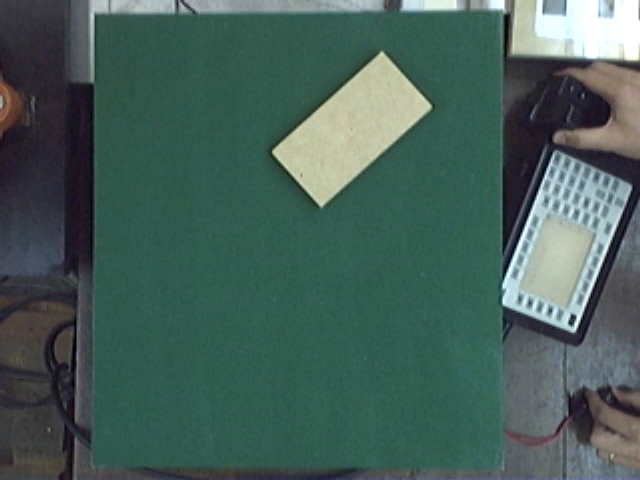
#> input picture B2-Computer_Vision_1/Clase1/imgBloque1.bmp, 640 x 480 px
$ jupyter execute 03.Mas_sobre_imagenes.ipynb
#> lines starting #> are read from the running program, lines starting #| are printed output that depends on the picture; after the words box and inside, x2 and y2 are one past the last pixel; in counts of white or black regions, pixels touching at a corner belong together
# Acceso a los datos de la imagen

[cell 1]
#Si queremos que las imágenes sean mostradas en una ventana emergente quitar el inline
#%matplotlib

# OpenCV-Python utiliza NumPy para el manejo de imágenes
import numpy as np
# cv2 es el módulo python para acceder a OpenCV
import cv2 as cv
# Usamos las poderosas herramientas de graficación de matplotlib para mostrar imágenes, perfiles, histogramas, etc
import matplotlib.pyplot as plt

[cell 2]
img = cv.imread('imgBloque1.bmp')
#> img is the input picture: shape (480, 640, 3); mean B, G, R 89.6, 96.3, 70.9

# Muestro información de la imagen cargada
print('Estructura de la imagen: {}'.format(img.shape))
#| Estructura de la imagen: (480, 640, 3)
print('Cantidad total de pixeles: {}'.format(img.size))
#| Cantidad total de pixeles: 921600
print('Tipo de dato de cada pixel: {}'.format(img.dtype))
#| Tipo de dato de cada pixel: uint8

if len(img.shape)==3:
    print('Imagen COLOR')
else:
    print('Imagen BW')

[cell 3]
u = 150
v = 300
pix = img[u,v,:]
#> pix = [160, 192, 192]

print('Color del pixel [{},{}] = {}'.format(u,v,pix))
#| Color del pixel [150,300] = [160 192 192]

img[u,v,0] = 0
#> img: shape (480, 640, 3); under 0.01% of pixels changed, all inside (x1, y1, x2, y2) = (300, 150, 301, 151)
print('Luego de cambiar el azul a 0 = {}'.format(pix))
#| Luego de cambiar el azul a 0 = [  0 192 192]

[cell 4]
# Los arreglos de Numpy no están optimizados para ser accedido por elemento
# Se comportan mejor si se toman slices

# Para cambiar el valor de un elemento usar .itemset
img.itemset((u,v,0),255)
#> img: shape (480, 640, 3); mean B, G, R 89.6, 96.3, 70.9

# Para acceder a los elementos de una mejor forma usar .item
pix = img.item(u,v,0)
#> pix = 255
print('Accediendo con .item = {}'.format(pix))
#| Accediendo con .item = 255

[cell 5]
# ROI = region de interes

img_roi = img[20:450,100:500,:]
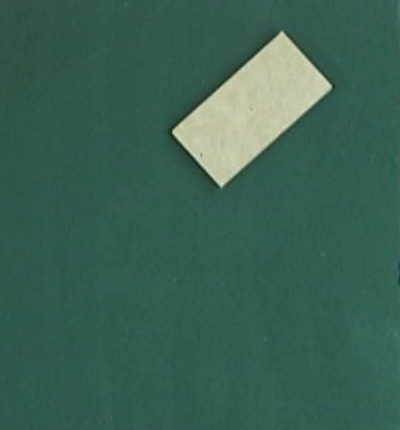
#> img_roi: shape (430, 400, 3); mean B, G, R 84.8, 98.5, 58.8

# Modifiquemos la imagen de la zona de interés
cv.circle(img_roi,(250,100),10,(0,0,255),1,cv.LINE_AA)
#> img_roi: shape (430, 400, 3); 0.1% of pixels changed, all inside (x1, y1, x2, y2) = (239, 89, 262, 112)
plt.figure(1)
plt.imshow(img_roi[:,:,::-1])
plt.title('Modificacion sobre la ROI')

# Qué habrá pasado con la imagen original ??
plt.figure(2)
plt.imshow(img[:,:,::-1])
plt.title('Figura original')
plt.show()

La imagen original tambien se modifica, la ROI hace referencial al espacio de memoria de la imagen original modificandola cuando trabajo sobre ella

[cell 6]
# Padding
# Es un recuadro que agregamos a la imagen. Resulta útil para filtrar
a = 40
img1 = cv.cvtColor(img,cv.COLOR_BGR2GRAY)
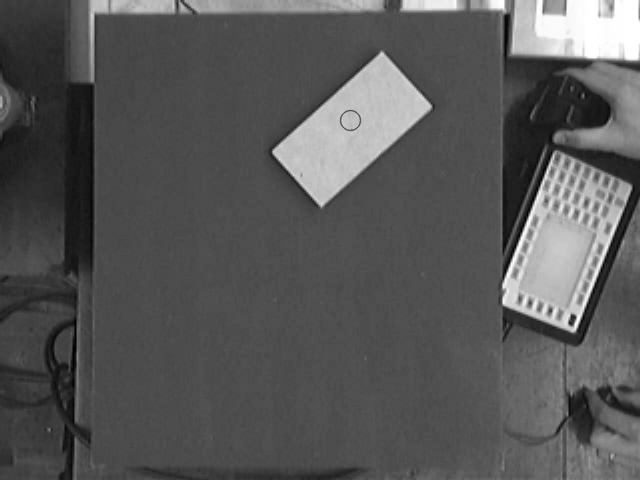
#> img1: shape (480, 640); min 0, max 255, mean 87.8
#> img: shape (480, 640, 3); mean B, G, R 89.6, 96.2, 71
replicate = cv.copyMakeBorder(img1,a,a,a,a,cv.BORDER_REPLICATE)
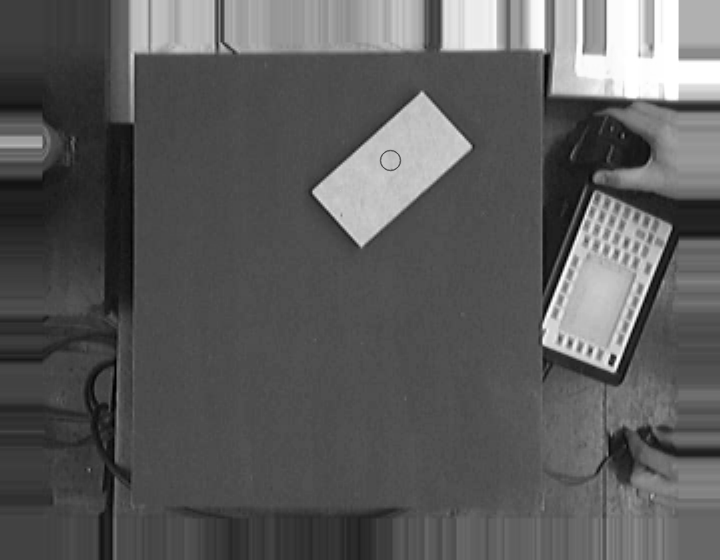
#> replicate: shape (560, 720); min 0, max 255, mean 91.9
reflect = cv.copyMakeBorder(img1,a,a,a,a,cv.BORDER_REFLECT)
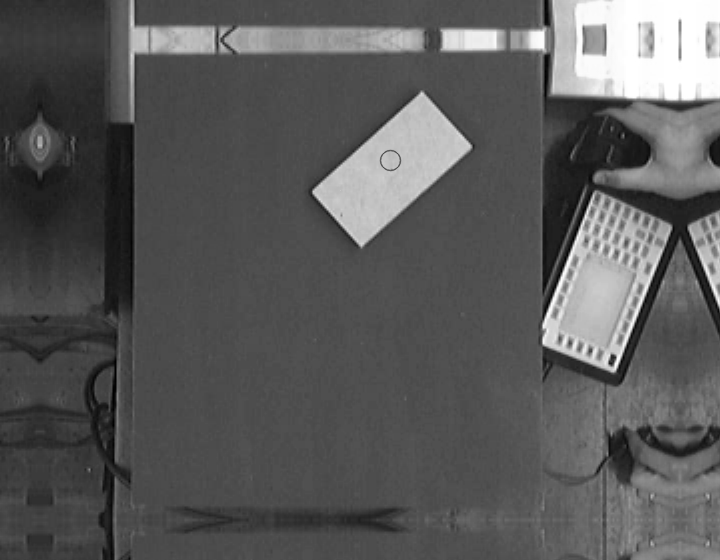
#> reflect: shape (560, 720); min 0, max 255, mean 89.9
reflect101 = cv.copyMakeBorder(img1,a,a,a,a,cv.BORDER_REFLECT_101)
wrap = cv.copyMakeBorder(img1,a,a,a,a,cv.BORDER_WRAP)
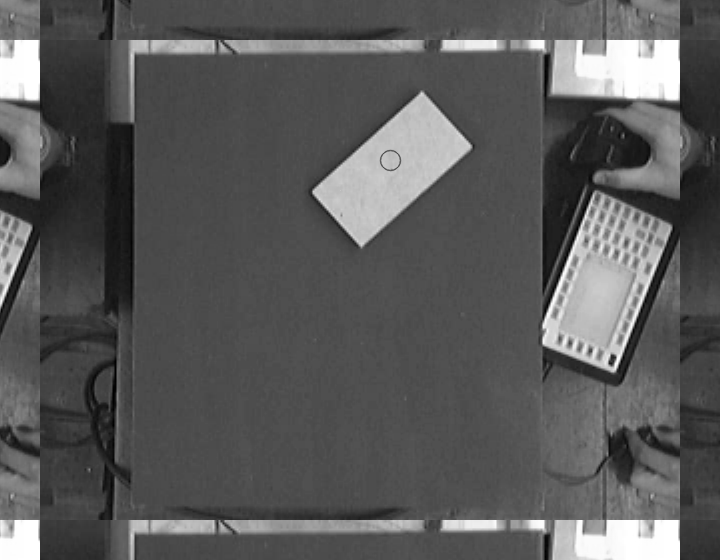
#> wrap: shape (560, 720); min 0, max 255, mean 89.9
constant= cv.copyMakeBorder(img1,a,a,a,a,cv.BORDER_CONSTANT,value=255)
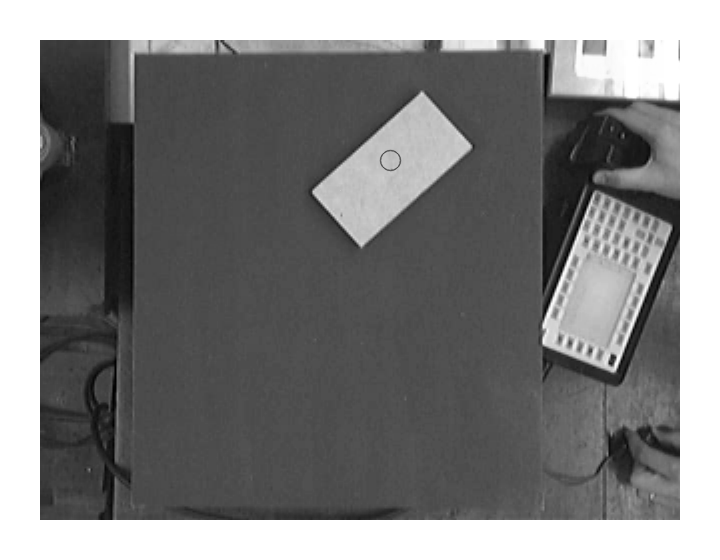
#> constant: shape (560, 720); min 0, max 255, mean 127.6

print('Tamaño de las imagenes con borde {}'.format(replicate.shape))
#| Tamaño de las imagenes con borde (560, 720)

plt.close(3)
plt.figure(3)
plt.subplot(231),plt.imshow(img1,'gray'),plt.title('ORIGINAL')
plt.subplot(232),plt.imshow(replicate,'gray'),plt.title('REPLICATE')
plt.subplot(233),plt.imshow(reflect,'gray'),plt.title('REFLECT')
plt.subplot(234),plt.imshow(reflect101,'gray'),plt.title('REFLECT_101')
plt.subplot(235),plt.imshow(wrap,'gray'),plt.title('WRAP')
plt.subplot(236),plt.imshow(constant,'gray'),plt.title('CONSTANT')
plt.show()

$ run again, with B2-Computer_Vision_1/Clase1/imgBloque2.bmp copied over B2-Computer_Vision_1/Clase1/imgBloque1.bmp
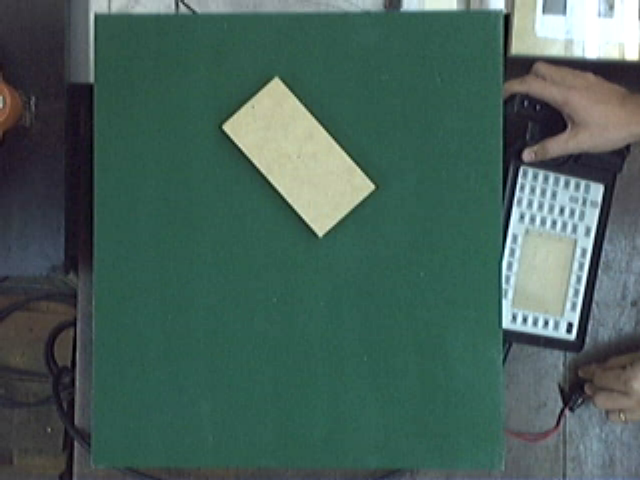
#> input picture B2-Computer_Vision_1/Clase1/imgBloque2.bmp, 640 x 480 px
#> img is the input picture: shape (480, 640, 3); mean B, G, R 89.7, 97.4, 70.9
#| Estructura de la imagen: (480, 640, 3)
#| Cantidad total de pixeles: 921600
#| Tipo de dato de cada pixel: uint8
#> `pix = img[u,v,:]`: pix = [158, 197, 191]
#| Color del pixel [150,300] = [158 197 191]
#| Luego de cambiar el azul a 0 = [  0 197 191]
#> `pix = img.item(u,v,0)`: pix = 255
#| Accediendo con .item = 255
#> `cv.circle(img_roi,(250,100),10,(0,0,255),1,cv.LINE_AA)`:
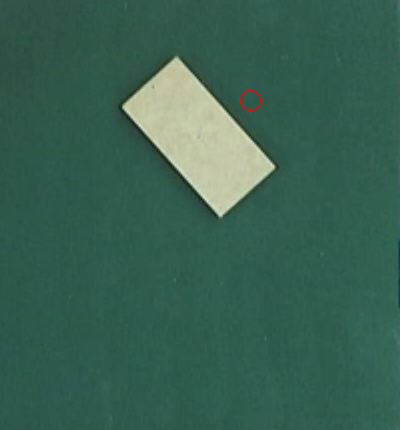
#> img_roi: shape (430, 400, 3); mean B, G, R 82.9, 97.9, 57.2
#> `constant= cv.copyMakeBorder(img1,a,a,a,a,cv.BORDER_CONSTANT,value=255)`:
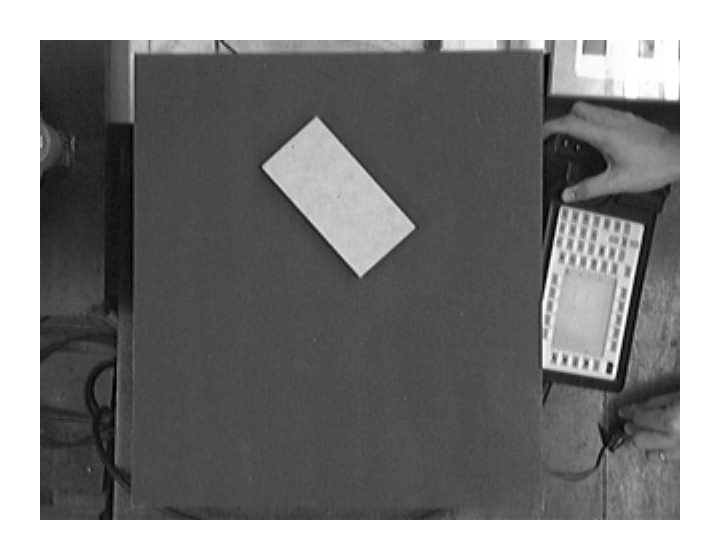
#> constant: shape (560, 720); min 0, max 255, mean 128.1
#| Tamaño de las imagenes con borde (560, 720)

$ run again, with B2-Computer_Vision_1/Clase1/arandelas.png saved as B2-Computer_Vision_1/Clase1/imgBloque1.bmp
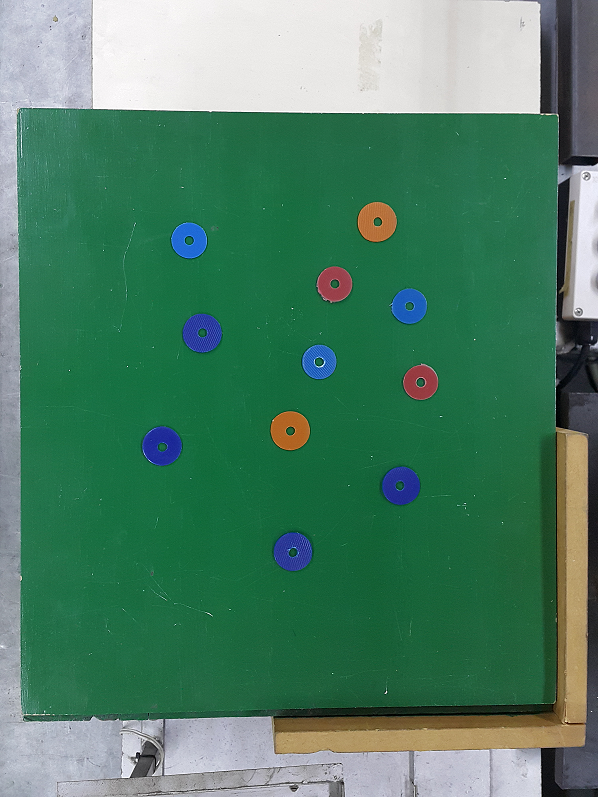
#> input picture B2-Computer_Vision_1/Clase1/arandelas.png, 598 x 797 px
#> img is the input picture: shape (797, 598, 3); mean B, G, R 101.8, 127.5, 77.5
#| Estructura de la imagen: (797, 598, 3)
#| Cantidad total de pixeles: 1429818
#| Tipo de dato de cada pixel: uint8
#> `pix = img[u,v,:]`: pix = [66, 105, 29]
#| Color del pixel [150,300] = [ 66 105  29]
#| Luego de cambiar el azul a 0 = [  0 105  29]
#> `pix = img.item(u,v,0)`: pix = 255
#| Accediendo con .item = 255
#> `cv.circle(img_roi,(250,100),10,(0,0,255),1,cv.LINE_AA)`:
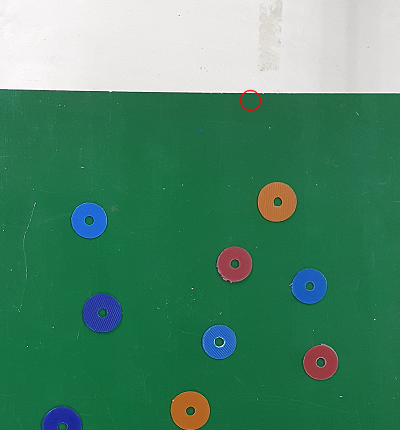
#> img_roi: shape (430, 400, 3); mean B, G, R 106, 135.1, 76.2
#> `constant= cv.copyMakeBorder(img1,a,a,a,a,cv.BORDER_CONSTANT,value=255)`:
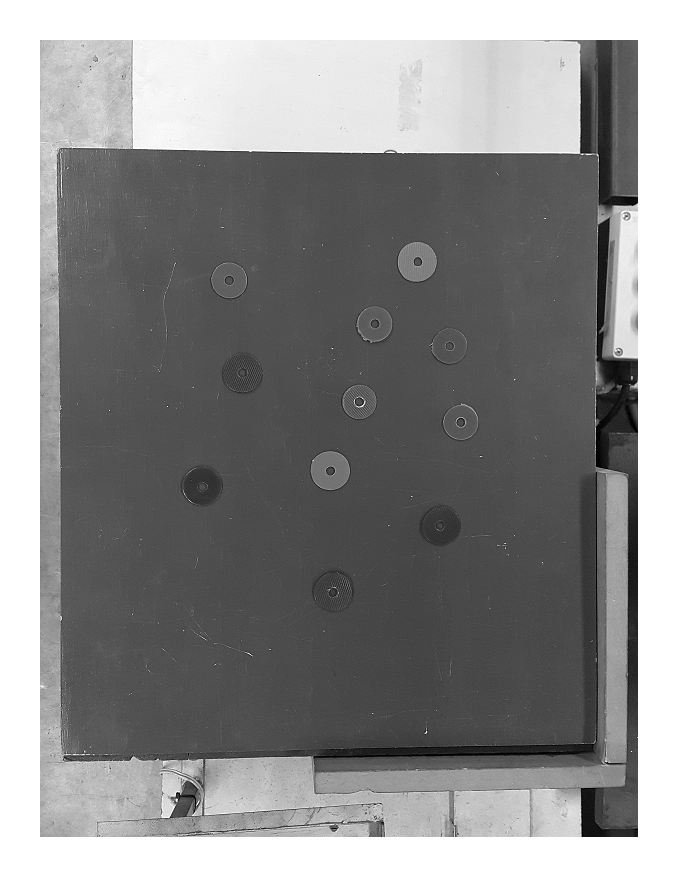
#> constant: shape (877, 678); min 0, max 255, mean 138.5
#| Tamaño de las imagenes con borde (877, 678)
